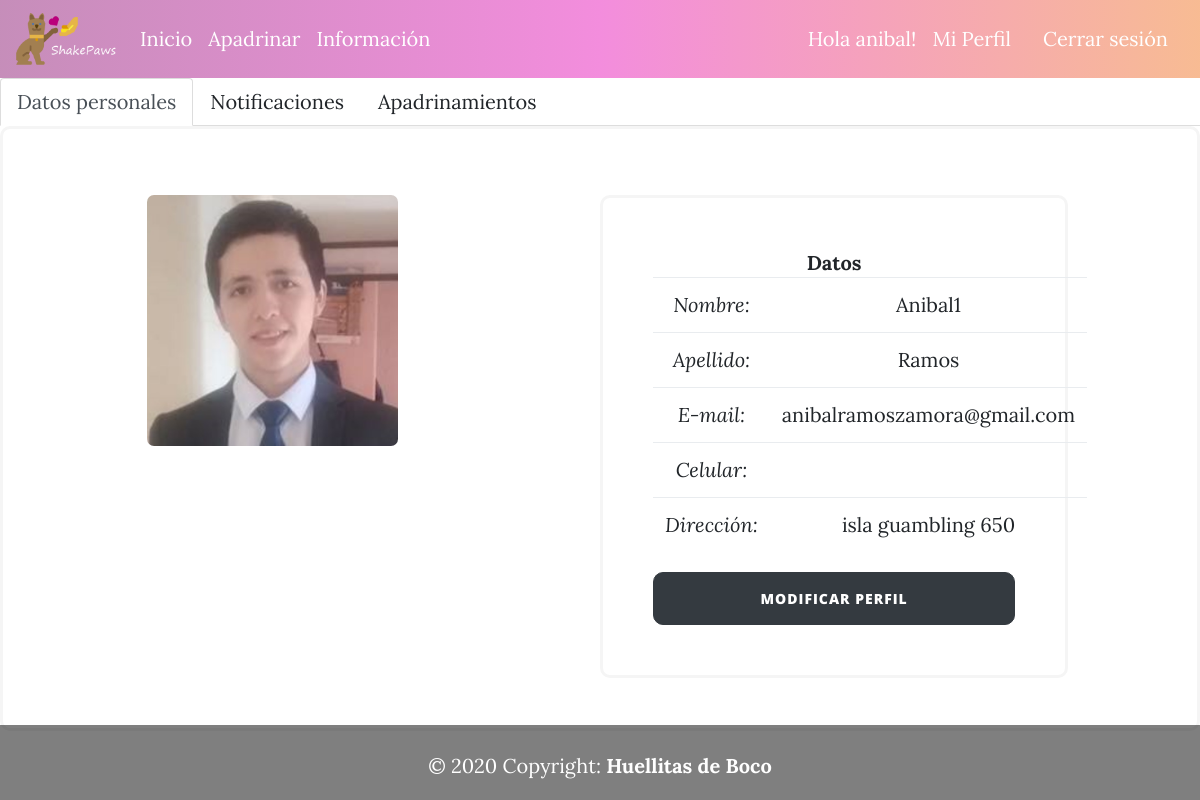
Screenshot of /accounts/perfil/ (signed in) with the database file from the repository.
### registration/models.py (models this page shows, shortened)
class Profile(models.Model):
    user = models.OneToOneField(User, on_delete=models.CASCADE)
    image = models.ImageField(verbose_name = "Imagen", upload_to = "Perfiles", null=True, blank=True)
    fname = models.CharField(max_length = 50, verbose_name = "Nombre")
    lname = models.CharField(max_length = 50, verbose_name = "Apellido")
    email = models.EmailField(verbose_name = "E-mail")
    phone = models.CharField(max_length = 50, verbose_name = "Celular", blank=True)
    address = models.CharField(max_length = 50, verbose_name = "Direccion", blank=True)
    role = models.CharField(max_length = 50, verbose_name = "Cargo", blank=True)
    sponsorsToAnimals = models.ManyToManyField(Animal, through = "Profile_animal" , verbose_name = "ApadrinamientosAAnimales")
    class Meta:
        verbose_name = "Perfil"
        verbose_name_plural = "Perfiles"
        ordering = ['user__username']

### registration/views.py (the view)
# urls.py: path('perfil/', perfil, name="perfil"),
def perfil(request):
    perfil = Profile.objects.all()
    return render(request, "registration/profileAdmin.html", {'perfiles':perfil})

### registration/templates/registration/profileAdmin.html (shortened to what this page needs)
{% extends 'core/base.html' %}
{% load static %}
{% block content %}
{% if request.user.is_staff %}
{% else %}
<ul class="nav nav-tabs">
  <li class="nav-item">
    <a class="nav-link active" href="{% url 'perfil' %}">Datos personales</a>
  </li>
  <li class="nav-item">
    <a class="nav-link" href="{% url 'notificaciones' %}">Notificaciones</a>
  </li>
  <li class="nav-item">
    <a class="nav-link" href="{% url 'apadrinamientos' %}">Apadrinamientos</a>
  </li>
</ul>
{% endif %}
<div class="container-fluid"  id="form_div">
    <div class ="row justify-content-around">
        {% for perfil in perfiles %}
            {% if perfil.id == request.user.profile.id %}
            <div class="col col-md-3 align-self-start mt-3 text-center">
                    <img class="photo" src="/media/{{perfil.image}}" alt="">
            </div>
            <div class="col col-md-5 align-self-start mt-3 text-center" id="form_div">
                <table class="table table-hover">
                    <tbody>
                    <tr> <b>Datos</b> </tr>
                    <tr>
                        <td> <i>Nombre: </i></td>
                        <td>{{perfil.fname}}</td>
                    </tr>
                    <tr>
                        <td> <i>Apellido: </i></td>
                        <td>{{perfil.lname}}</td>
                    </tr>
                    <tr>
                        <td> <i>E-mail: </i></td>
                        <td>{{perfil.email}}</td>
                    </tr>
                    <tr>
                      <td> <i>Celular: </i></td>
                      <td>{{perfil.phone}}</td>
                    </tr>
                    <tr>
                      <td> <i>Dirección: </i></td>
                      <td>{{perfil.address}}</td>
                    </tr>
                    </tbody>
                </table>
            {% endif %}
        {% endfor %}
        <a href="{% url 'perfil-padrino'  %}" class="btn btn-dark btncard text-center">Modificar perfil</a>
      </div>
    </div>
</div>
{% endblock %}

### core/templates/core/base.html (shortened to what this page needs)
<!DOCTYPE html>
<html lang="en">
<head>
    {% load static %}
    <link href="{% static 'core/vendor/bootstrap/css/bootstrap.min.css' %}" rel="stylesheet">
    <link href="{% static 'core/vendor/font-awesome/css/font-awesome.min.css' %}" rel="stylesheet" type="text/css">
    <link href="{% static 'core/css/clean-blog.min.css' %}" rel="stylesheet">
    <link href="{% static 'core/css/styles.css' %}" rel="stylesheet">
</head>
<body>
  <nav id="menu" class="navbar navbar-expand-lg navbar-dark">
    <a class="navbar-brand" href="{% url 'inicio' %}"><img width="100px" src="{% static 'core/img/logooriginal.png' %}" alt="Shakepaws"></a>
    <div class="collapse navbar-collapse" id="navbarText">
      <ul class="navbar-nav mr-auto">
        <li class="nav-item active">
          <a class="nav-link" href="{% url 'inicio' %}">Inicio</a>
        </li>
        <li class="nav-item active">
          <a class="nav-link" href="{% url 'apadrinar' %}">Apadrinar</a>
        </li>
        <li class="nav-item active">
          <a class="nav-link" href="{% url 'informacion' %}">Información</a>
        </li>
      </ul>
      {% if not request.user.is_authenticated %}
        <a style="color: white;" class="nav-link" href="{% url 'login' %}">Iniciar sesión</a>
        <a style="color: white;" class="nav-link" href="{% url 'signup' %}">Registrar</a>
      {% else %}
          <p style="color: white;">Hola {{request.user.username}}!</p>
        {% if request.user.is_staff %}
            <a style="color: white;" class="nav-link" href="/admin">Admin</a>
            <a style="color: white;" class="nav-link" href="{% url 'perfil' %}">Mi Perfil</a>
        {% else %}
            <a style="color: white;" class="nav-link" href="{% url 'perfil' %}">Mi Perfil</a>
        {% endif %}
            <a style="color: white;" class="nav-link" href="{% url 'logout' %}">Cerrar sesión</a>
      {% endif %}
    </div>
  </nav>
    {% block content %}{% endblock %}
<footer class="footer">
  <div class="footer-copyright text-center py-3">© 2020 Copyright:
    <b><a id='link_huellitas' href="https://onghuellitasdeboco.cl/"> Huellitas de Boco</a></b>
  </div>
</footer>
</body>
</html>

### core/static/core/css/styles.css (style rules this page uses)
html { min-height: 100%; position: relative; }
.btncard { border-radius: 10px; width:100%; margin-top: 1%; }
.photo { border-radius: 7px; width: 100%; }
#menu { background: linear-gradient(0.25turn, rgb(141,29,117,0.5), rgb(231,28,187,0.5), rgb(240, 120, 40, 0.5)); }
body { background-image: url('https://i.pinimg.com/originals/b2/bf/34/b2bf34ce0bca37c4ef44bfbaa89c848b.jpg'); background-repeat: no-repeat; background-attachment: fixed; background-size: cover; margin: 0; margin-bottom: 40px; }
footer { background-color: rgb(0,0,0,0.5); position: absolute; bottom: 0; width: 100%; height: 40px; color: white; }
#link_huellitas { color: white; }
#form_div { border-radius: 10px; border-color: whitesmoke; border-style: solid; padding: 50px; background-color: rgb(255,255,255,0.5) }

### rows the page displays
Profile: image (picture), fname "Anibal1", lname "Ramos", email "anibalramoszamora@gmail.com", address "isla guambling 650"

### other values shown
{{ request.user.username }} "anibal"
